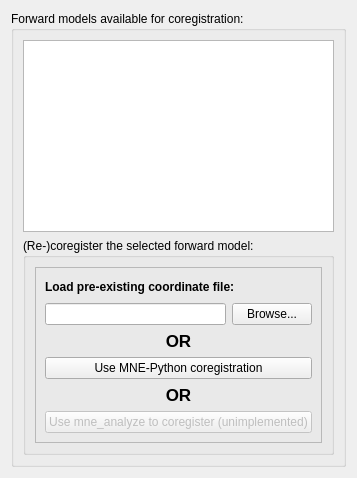
             <widget class="QWidget" name="tabCoregistration">
              <attribute name="title">
               <string>Coregistration</string>
              </attribute>
              <layout class="QFormLayout" name="formLayout_5">
               <item row="0" column="0" colspan="2">
                <layout class="QVBoxLayout" name="verticalLayout_10">
                 <item>
                  <widget class="QGroupBox" name="groupBox_6">
                   <property name="title">
                    <string>Forward models available for coregistration:            </string>
                   </property>
                   <layout class="QGridLayout" name="gridLayout_23">
                    <item row="0" column="0">
                     <widget class="QTableView" name="tableViewFModelsForCoregistration">
                      <property name="alternatingRowColors">
                       <bool>true</bool>
                      </property>
                      <property name="selectionMode">
                       <enum>QAbstractItemView::SingleSelection</enum>
                      </property>
                      <property name="selectionBehavior">
                       <enum>QAbstractItemView::SelectRows</enum>
                      </property>
                      <property name="sortingEnabled">
                       <bool>true</bool>
                      </property>
                      <attribute name="horizontalHeaderMinimumSectionSize">
                       <number>4</number>
                      </attribute>
                      <attribute name="horizontalHeaderStretchLastSection">
                       <bool>true</bool>
                      </attribute>
                     </widget>
                    </item>
                    <item row="1" column="0">
                     <widget class="QGroupBox" name="groupBoxCoregister">
                      <property name="title">
                       <string>(Re-)coregister the selected forward model:</string>
                      </property>
                      <layout class="QGridLayout" name="gridLayout_24">
                       <item row="0" column="0">
                        <layout class="QVBoxLayout" name="verticalLayout_18">
                         <item>
                          <widget class="QFrame" name="frame_4">
                           <property name="frameShape">
                            <enum>QFrame::StyledPanel</enum>
                           </property>
                           <property name="frameShadow">
                            <enum>QFrame::Raised</enum>
                           </property>
                           <layout class="QGridLayout" name="gridLayout_31">
                            <item row="0" column="0">
                             <layout class="QVBoxLayout" name="verticalLayout_17">
                              <item>
                               <layout class="QVBoxLayout" name="verticalLayout_16">
                                <item>
                                 <layout class="QHBoxLayout" name="horizontalLayout_22">
                                  <item>
                                   <widget class="QLabel" name="label_9">
                                    <property name="font">
                                     <font>
                                      <weight>75</weight>
                                      <bold>true</bold>
                                     </font>
                                    </property>
                                    <property name="toolTip">
                                     <string/>
                                    </property>
                                    <property name="whatsThis">
                                     <string>MRI-image reconstruction can take a day, therefore Meggie only allows importing the pre-reconstructed image. You can, however, examine the reconstructed image with provided tools.</string>
                                    </property>
                                    <property name="text">
                                     <string>Load pre-existing coordinate file:</string>
                                    </property>
                                   </widget>
                                  </item>
                                  <item>
                                   <spacer name="horizontalSpacer_4">
                                    <property name="orientation">
                                     <enum>Qt::Horizontal</enum>
                                    </property>
                                    <property name="sizeHint" stdset="0">
                                     <size>
                                      <width>40</width>
                                      <height>20</height>
                                     </size>
                                    </property>
                                   </spacer>
                                  </item>
                                 </layout>
                                </item>
                                <item>
                                 <layout class="QHBoxLayout" name="horizontalLayout_9">
                                  <item>
                                   <widget class="QLineEdit" name="lineEditCoregistration">
                                    <property name="whatsThis">
                                     <string>MRI-image reconstruction can take a day, therefore Meggie only allows importing the pre-reconstructed image. You can, however, examine the reconstructed image with provided tools.</string>
                                    </property>
                                   </widget>
                                  </item>
                                  <item>
                                   <widget class="QPushButton" name="pushButtonBrowseCoregistration">
                                    <property name="whatsThis">
                                     <string>MRI-image reconstruction can take a day, therefore Meggie only allows importing the pre-reconstructed image. You can, however, examine the reconstructed image with provided tools.</string>
                                    </property>
                                    <property name="text">
                                     <string>Browse...</string>
                                    </property>
                                   </widget>
                                  </item>
                                 </layout>
                                </item>
                               </layout>
                              </item>
                              <item>
                               <widget class="QLabel" name="label_10">
                                <property name="font">
                                 <font>
                                  <pointsize>13</pointsize>
                                  <weight>75</weight>
                                  <bold>true</bold>
                                 </font>
                                </property>
                                <property name="text">
                                 <string>OR</string>
                                </property>
                                <property name="alignment">
                                 <set>Qt::AlignCenter</set>
                                </property>
                               </widget>
                              </item>
                              <item>
                               <widget class="QPushButton" name="pushButtonMNECoregistration">
                                <property name="text">
                                 <string>Use MNE-Python coregistration</string>
                                </property>
                               </widget>
                              </item>
                              <item>
                               <widget class="QLabel" name="label_11">
                                <property name="font">
                                 <font>
                                  <pointsize>13</pointsize>
                                  <weight>75</weight>
                                  <bold>true</bold>
                                 </font>
                                </property>
                                <property name="text">
                                 <string>OR</string>
                                </property>
                                <property name="alignment">
                                 <set>Qt::AlignCenter</set>
                                </property>
                               </widget>
                              </item>
                              <item>
                               <widget class="QPushButton" name="PushButtonMNE_AnalyzeCoregistration">
                                <property name="enabled">
                                 <bool>false</bool>
                                </property>
                                <property name="text">
                                 <string>Use mne_analyze to coregister (unimplemented)</string>
                                </property>
                               </widget>
                              </item>
                             </layout>
                            </item>
                           </layout>
                          </widget>
                         </item>
                        </layout>
                       </item>
                      </layout>
                     </widget>
                    </item>
                   </layout>
                  </widget>
                 </item>
                </layout>
               </item>
              </layout>
             </widget>
